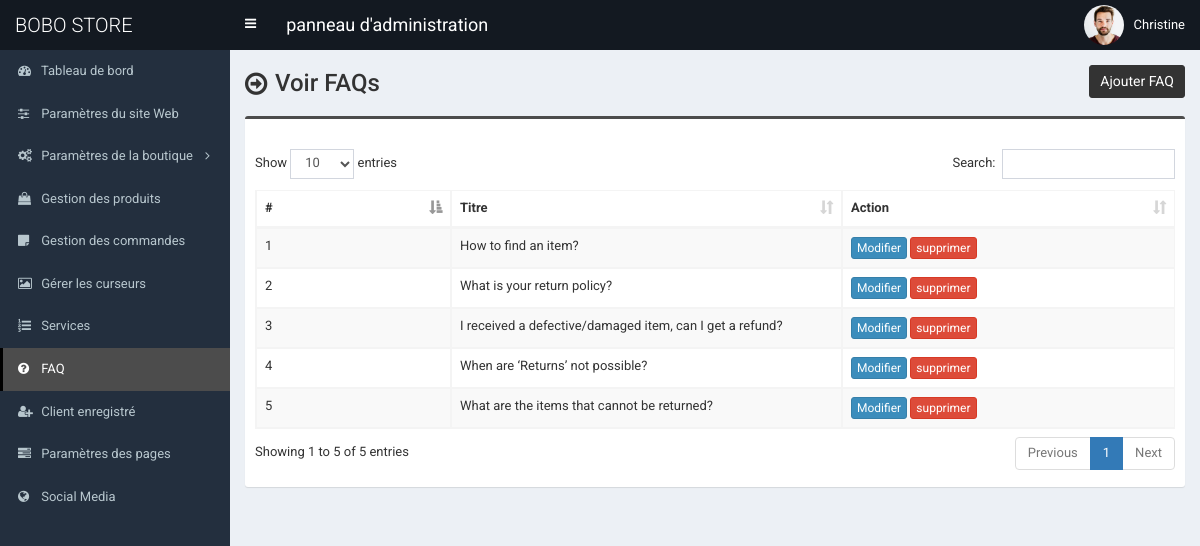
The page /admin/faq.php (signed in) on the database as committed earlier.
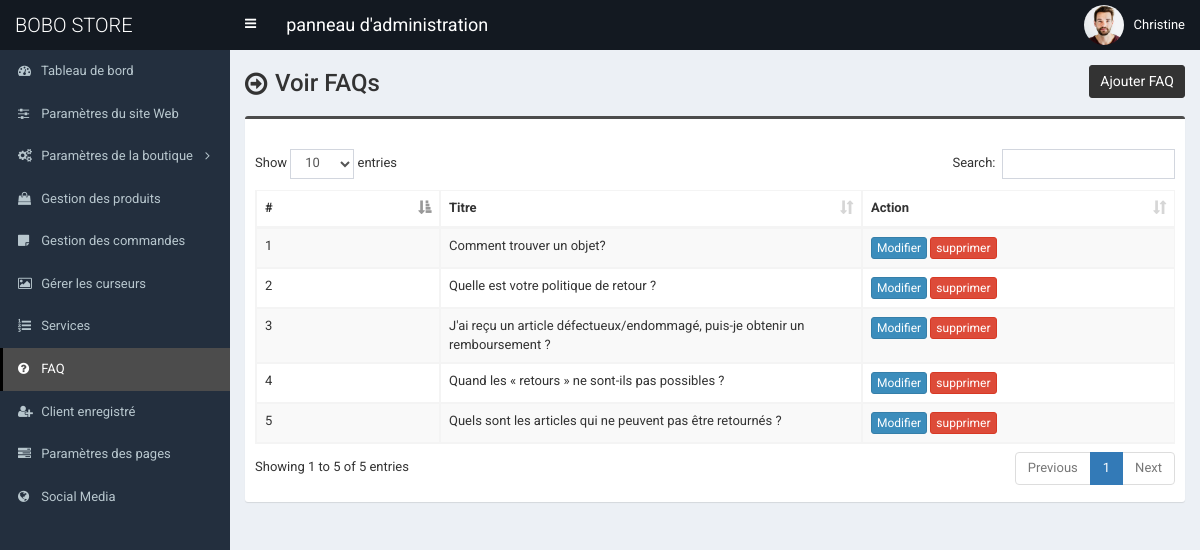
The same page on the database as committed later.
### tables this page shows
CREATE TABLE IF NOT EXISTS `tbl_faq` (
  `faq_id` int NOT NULL AUTO_INCREMENT,
  `faq_title` varchar(255) NOT NULL,
  `faq_content` text NOT NULL,
  PRIMARY KEY (`faq_id`)
);

### admin/faq.php (the view, shortened to what this page needs)
<?php require_once('header.php'); ?>
<section class="content-header">
	<div class="content-header-left">
		<h1>Voir FAQs</h1>
	</div>
	<div class="content-header-right">
		<a href="faq-add.php" class="btn btn-primary btn-sm">Ajouter FAQ</a>
	</div>
</section>
<section class="content">
	<div class="row">
		<div class="col-md-12">
			<div class="box box-info">
				<div class="box-body table-responsive">
					<table id="example1" class="table table-bordered table-hover table-striped">
						<thead>
							<tr>
								<th width="30">#</th>
								<th width="100">Titre</th>
								<th width="80">Action</th>
							</tr>
						</thead>
						<tbody>
							<?php
							$i=0;
							$statement = $pdo->prepare("SELECT * FROM tbl_faq");
							$statement->execute();
							$result = $statement->fetchAll(PDO::FETCH_ASSOC);
							foreach ($result as $row) {
								$i++;
								?>
								<tr>
									<td><?php echo $i; ?></td>
									<td><?php echo $row['faq_title']; ?></td>
									<td>
										<a href="faq-edit.php?id=<?php echo $row['faq_id']; ?>" class="btn btn-primary btn-xs">Modifier</a>
										<a href="#" class="btn btn-danger btn-xs" data-href="faq-delete.php?id=<?php echo $row['faq_id']; ?>" data-toggle="modal" data-target="#confirm-delete">supprimer</a>
									</td>
								</tr>
								<?php
							}
							?>
						</tbody>
					</table>
				</div>
			</div>
		</div>
	</div>
</section>
<?php require_once('footer.php'); ?>

Rows that differ between the two databases and show on the page:
removed tbl_faq: faq_title "I received a defective/damaged item, can I get a refund?"
removed tbl_faq: faq_title "What are the items that cannot be returned?"
changed tbl_faq: faq_title "How to find an item?" → "Comment trouver un objet?"
changed tbl_faq: faq_title "What is your return policy?" → "Quelle est votre politique de retour ?"
added tbl_faq: faq_title "J'ai reçu un article défectueux/endommagé, puis-je obtenir un remboursement ?"
changed tbl_faq: faq_title "When are ‘Returns’ not possible?" → "Quand les « retours » ne sont-ils pas possibles ?"
added tbl_faq: faq_title "Quels sont les articles qui ne peuvent pas être retournés ?"
